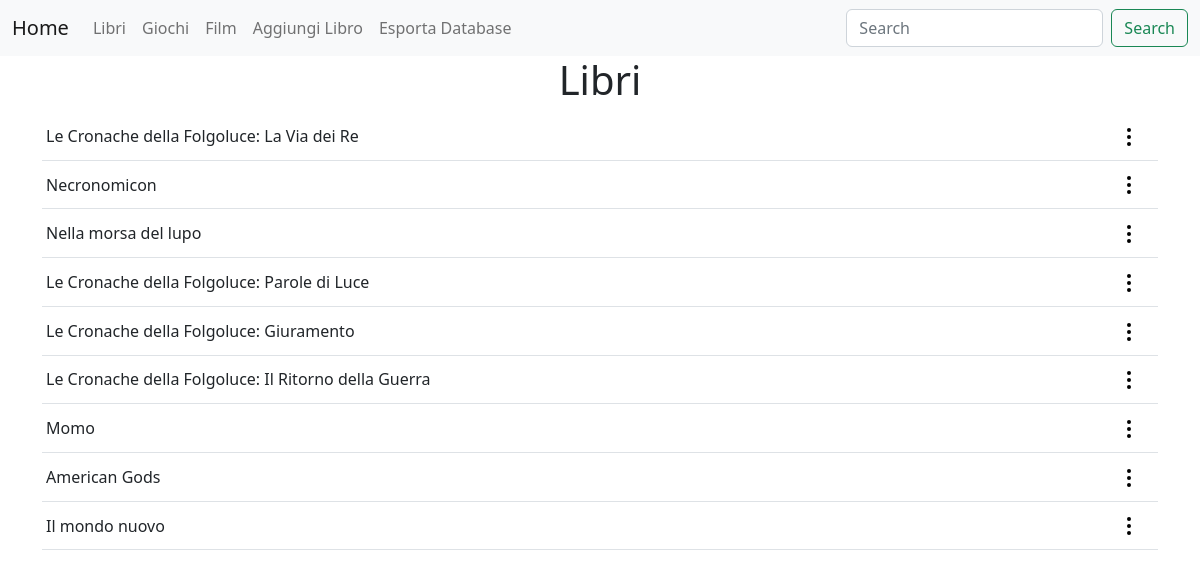
The page / on the database its author committed.
### tables this page shows
CREATE TABLE libri (
    id INTEGER PRIMARY KEY AUTOINCREMENT,
    titolo TEXT NOT NULL,
    tipo TEXT NOT NULL,
  	stato TEXT NOT NULL,
    autore TEXT,
    pubblicazione TEXT,
    pagine INTEGER,
    prezzo REAL,
    inizio TEXT,
    fine TEXT,
    note TEXT
);

### main.py (the view)
@app.route('/')
def index():
    libri = leggi_tutto()
    return render_template('index.html', libri=libri)

### script/database.py (called while the page is built)
def connetti(database='data/libri.db', valore=None):
    connessione = sqlite3.connect(database)
    connessione.row_factory = sqlite3.Row
    return connessione

def leggi_tutto(database='data/libri.db'):
    connessione = connetti()
    libri = connessione.execute('SELECT * FROM libri').fetchall()
    connessione.close()
    return libri

### templates/index.html (shortened to what this page needs)
{% extends 'base.html' %}
{% block content %}
    <h1 style=" text-align: center;">{% block title %}Libri{% endblock %}</h1>
    <table class="table">
        <tbody id="libri">
            {% for dati in libri %}
            <tr id="codice{{dati['id']}}">
                <td class="align-middle" id="titoloLibro" style="padding: 0.25rem">{{ dati['titolo'] }}</td>
                <td class="align-middle" style="padding: 0.25rem">
                    <div class="dropdown" style="float:right">
                        <button class="btn" type="button" data-bs-toggle="dropdown" id="btnMenu">
                            <img src = "static/img/more-vertical.svg" alt="puntini"/>
                        </button>
                    </div>
                </td>
            </tr>
            {% endfor %}
        </tbody>
    </table>
{% endblock %}

### static/css/style.css (style rules this page uses)
.dropdown, .dropup { position:static!important; }
th, td { padding-bottom: 0.25rem; padding-top: 1rem; }

### rows shown on the page
libri: titolo "Le Cronache della Folgoluce: La Via dei Re"
libri: titolo "Necronomicon"
libri: titolo "Nella morsa del lupo"
libri: titolo "Le Cronache della Folgoluce: Parole di Luce"
libri: titolo "Le Cronache della Folgoluce: Giuramento"
libri: titolo "Le Cronache della Folgoluce: Il Ritorno della Guerra"
libri: titolo "Momo"
libri: titolo "American Gods"
libri: titolo "Il mondo nuovo"
